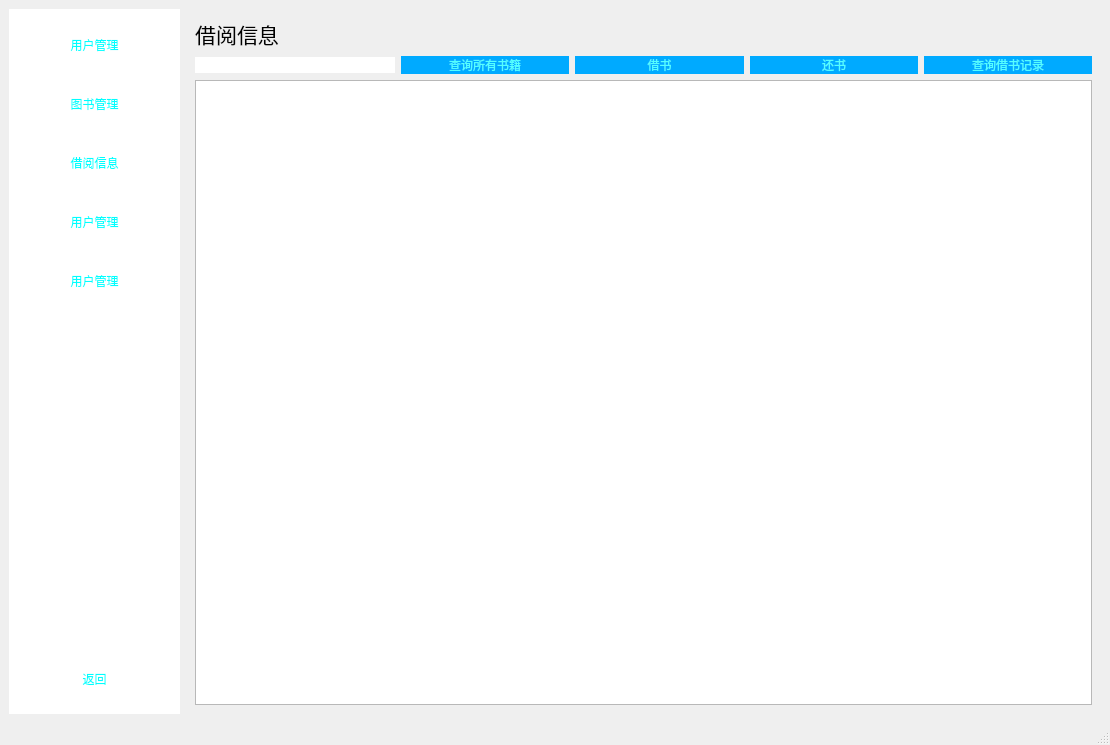
<?xml version="1.0" encoding="UTF-8"?>
<ui version="4.0">
 <class>MainWindow</class>
 <widget class="QMainWindow" name="MainWindow">
  <property name="geometry">
   <rect>
    <x>0</x>
    <y>0</y>
    <width>1110</width>
    <height>745</height>
   </rect>
  </property>
  <property name="windowTitle">
   <string>MainWindow</string>
  </property>
  <property name="styleSheet">
   <string notr="true">QToolButton
{
	width: 150;
	height:50;
	border-radius:1px;
	font: 16pt &quot;楷体&quot;;
	color: rgb(0, 255, 255);
}

QToolButton::hover
{
	
	color: rgb(0, 0, 0);
	
	background-color: rgb(255, 255, 255);
	
	border-color: rgb(0, 0, 0);
}

QToolButton::pressed,QToolButton::checked
{
	
	color: rgb(255, 0, 0);
}
QWidget#widget
{
	
	background-color: rgb(255, 255, 255);
}

QPushButton
{
	font: 16pt &quot;楷体&quot;;
	color:rgb(85, 255, 255);
	background-color: rgb(0, 170, 255);
	width:100px;
	heigh:40px;
	border-radius:10px;
}
QPushButton::pressed
{
	color: rgb(255, 0, 0);
}

QLineEdit
{
	border-radius:10px;
	font: 16pt &quot;楷体&quot;;
	border-widh:1px;
	border-stytle:solid;
}
QLabel#label_user
{
	font: 16pt &quot;楷体&quot;;
	color: rgb(0, 0, 0);
}
QLabel#label_book
{	
	font: 16pt &quot;楷体&quot;;
	color: rgb(0, 0, 0);
}
</string>
  </property>
  <widget class="QWidget" name="centralwidget">
   <layout class="QHBoxLayout" name="horizontalLayout_8">
    <item>
     <widget class="QWidget" name="widget" native="true">
      <property name="minimumSize">
       <size>
        <width>0</width>
        <height>0</height>
       </size>
      </property>
      <layout class="QVBoxLayout" name="verticalLayout">
       <item>
        <widget class="QToolButton" name="toolButton_user">
         <property name="text">
          <string>用户管理</string>
         </property>
         <property name="icon">
          <iconset>
           <normaloff>image/商务，营销.png</normaloff>image/商务，营销.png</iconset>
         </property>
         <property name="checkable">
          <bool>true</bool>
         </property>
         <property name="autoExclusive">
          <bool>true</bool>
         </property>
         <property name="toolButtonStyle">
          <enum>Qt::ToolButtonTextBesideIcon</enum>
         </property>
        </widget>
       </item>
       <item>
        <widget class="QToolButton" name="toolButton_book">
         <property name="text">
          <string>图书管理</string>
         </property>
         <property name="icon">
          <iconset>
           <normaloff>image/商务，营销.png</normaloff>image/商务，营销.png</iconset>
         </property>
         <property name="checkable">
          <bool>true</bool>
         </property>
         <property name="autoExclusive">
          <bool>true</bool>
         </property>
         <property name="toolButtonStyle">
          <enum>Qt::ToolButtonTextBesideIcon</enum>
         </property>
        </widget>
       </item>
       <item>
        <widget class="QToolButton" name="toolButton_borrow">
         <property name="text">
          <string>借阅信息</string>
         </property>
         <property name="icon">
          <iconset>
           <normaloff>image/商务，营销.png</normaloff>image/商务，营销.png</iconset>
         </property>
         <property name="checkable">
          <bool>true</bool>
         </property>
         <property name="autoExclusive">
          <bool>true</bool>
         </property>
         <property name="toolButtonStyle">
          <enum>Qt::ToolButtonTextBesideIcon</enum>
         </property>
        </widget>
       </item>
       <item>
        <widget class="QToolButton" name="toolButton_4">
         <property name="text">
          <string>用户管理</string>
         </property>
         <property name="icon">
          <iconset>
           <normaloff>image/商务，营销.png</normaloff>image/商务，营销.png</iconset>
         </property>
         <property name="checkable">
          <bool>true</bool>
         </property>
         <property name="autoExclusive">
          <bool>true</bool>
         </property>
         <property name="toolButtonStyle">
          <enum>Qt::ToolButtonTextBesideIcon</enum>
         </property>
        </widget>
       </item>
       <item>
        <widget class="QToolButton" name="toolButton_5">
         <property name="text">
          <string>用户管理</string>
         </property>
         <property name="icon">
          <iconset>
           <normaloff>image/商务，营销.png</normaloff>image/商务，营销.png</iconset>
         </property>
         <property name="checkable">
          <bool>true</bool>
         </property>
         <property name="autoExclusive">
          <bool>true</bool>
         </property>
         <property name="toolButtonStyle">
          <enum>Qt::ToolButtonTextBesideIcon</enum>
         </property>
        </widget>
       </item>
       <item>
        <spacer name="verticalSpacer">
         <property name="orientation">
          <enum>Qt::Vertical</enum>
         </property>
         <property name="sizeHint" stdset="0">
          <size>
           <width>20</width>
           <height>40</height>
          </size>
         </property>
        </spacer>
       </item>
       <item>
        <widget class="QToolButton" name="toolButton_back">
         <property name="text">
          <string>返回</string>
         </property>
        </widget>
       </item>
      </layout>
     </widget>
    </item>
    <item>
     <widget class="QStackedWidget" name="stackedWidget">
      <property name="currentIndex">
       <number>3</number>
      </property>
      <widget class="QWidget" name="page_welcome">
       <layout class="QVBoxLayout" name="verticalLayout_4">
        <item>
         <widget class="QLabel" name="label_2">
          <property name="sizePolicy">
           <sizepolicy hsizetype="Preferred" vsizetype="Preferred">
            <horstretch>0</horstretch>
            <verstretch>1</verstretch>
           </sizepolicy>
          </property>
          <property name="font">
           <font>
            <family>华文琥珀</family>
            <pointsize>80</pointsize>
           </font>
          </property>
          <property name="styleSheet">
           <string notr="true"/>
          </property>
          <property name="text">
           <string>Welcome</string>
          </property>
          <property name="alignment">
           <set>Qt::AlignCenter</set>
          </property>
         </widget>
        </item>
        <item>
         <widget class="PlotWidget" name="widget_plot" native="true">
          <property name="sizePolicy">
           <sizepolicy hsizetype="Preferred" vsizetype="Preferred">
            <horstretch>0</horstretch>
            <verstretch>3</verstretch>
           </sizepolicy>
          </property>
         </widget>
        </item>
       </layout>
      </widget>
      <widget class="QWidget" name="page_user">
       <layout class="QHBoxLayout" name="horizontalLayout_4">
        <item>
         <layout class="QVBoxLayout" name="verticalLayout_2">
          <item>
           <layout class="QHBoxLayout" name="horizontalLayout_3">
            <item>
             <widget class="QLabel" name="label_user">
              <property name="font">
               <font>
                <family>楷体</family>
                <pointsize>16</pointsize>
                <weight>50</weight>
                <italic>false</italic>
                <bold>false</bold>
               </font>
              </property>
              <property name="text">
               <string>用户管理</string>
              </property>
             </widget>
            </item>
            <item>
             <spacer name="horizontalSpacer_2">
              <property name="orientation">
               <enum>Qt::Horizontal</enum>
              </property>
              <property name="sizeHint" stdset="0">
               <size>
                <width>40</width>
                <height>20</height>
               </size>
              </property>
             </spacer>
            </item>
           </layout>
          </item>
          <item>
           <layout class="QHBoxLayout" name="horizontalLayout_2">
            <item>
             <widget class="QLineEdit" name="lineEdit_user">
              <property name="maximumSize">
               <size>
                <width>200</width>
                <height>16777215</height>
               </size>
              </property>
             </widget>
            </item>
            <item>
             <widget class="QPushButton" name="pushButton_query_user">
              <property name="text">
               <string>查询</string>
              </property>
              <property name="checkable">
               <bool>true</bool>
              </property>
              <property name="autoExclusive">
               <bool>true</bool>
              </property>
             </widget>
            </item>
            <item>
             <widget class="QPushButton" name="pushButton_modify_user">
              <property name="text">
               <string>修改</string>
              </property>
              <property name="checkable">
               <bool>true</bool>
              </property>
              <property name="autoExclusive">
               <bool>true</bool>
              </property>
             </widget>
            </item>
            <item>
             <widget class="QPushButton" name="pushButton_delete_user">
              <property name="text">
               <string>删除</string>
              </property>
              <property name="checkable">
               <bool>true</bool>
              </property>
              <property name="autoExclusive">
               <bool>true</bool>
              </property>
             </widget>
            </item>
            <item>
             <widget class="QPushButton" name="pushButton_modify_pwd">
              <property name="minimumSize">
               <size>
                <width>150</width>
                <height>0</height>
               </size>
              </property>
              <property name="text">
               <string>修改密码</string>
              </property>
             </widget>
            </item>
            <item>
             <spacer name="horizontalSpacer">
              <property name="orientation">
               <enum>Qt::Horizontal</enum>
              </property>
              <property name="sizeHint" stdset="0">
               <size>
                <width>40</width>
                <height>20</height>
               </size>
              </property>
             </spacer>
            </item>
           </layout>
          </item>
          <item>
           <widget class="QTableView" name="tableView_user">
            <property name="editTriggers">
             <set>QAbstractItemView::NoEditTriggers</set>
            </property>
            <property name="selectionMode">
             <enum>QAbstractItemView::SingleSelection</enum>
            </property>
            <property name="selectionBehavior">
             <enum>QAbstractItemView::SelectRows</enum>
            </property>
           </widget>
          </item>
         </layout>
        </item>
       </layout>
      </widget>
      <widget class="QWidget" name="page_book">
       <layout class="QHBoxLayout" name="horizontalLayout_7">
        <item>
         <layout class="QVBoxLayout" name="verticalLayout_3">
          <item>
           <layout class="QHBoxLayout" name="horizontalLayout_5">
            <item>
             <widget class="QLabel" name="label_book">
              <property name="font">
               <font>
                <family>楷体</family>
                <pointsize>16</pointsize>
                <weight>50</weight>
                <italic>false</italic>
                <bold>false</bold>
               </font>
              </property>
              <property name="text">
               <string>图书管理</string>
              </property>
              <property name="alignment">
               <set>Qt::AlignCenter</set>
              </property>
             </widget>
            </item>
            <item>
             <spacer name="horizontalSpacer_3">
              <property name="orientation">
               <enum>Qt::Horizontal</enum>
              </property>
              <property name="sizeHint" stdset="0">
               <size>
                <width>40</width>
                <height>20</height>
               </size>
              </property>
             </spacer>
            </item>
           </layout>
          </item>
          <item>
           <layout class="QHBoxLayout" name="horizontalLayout_6">
            <item>
             <widget class="QLineEdit" name="lineEdit_book">
              <property name="maximumSize">
               <size>
                <width>200</width>
                <height>16777215</height>
               </size>
              </property>
             </widget>
            </item>
            <item>
             <widget class="QPushButton" name="pushButton_add_book">
              <property name="text">
               <string>增</string>
              </property>
              <property name="checkable">
               <bool>true</bool>
              </property>
              <property name="autoExclusive">
               <bool>true</bool>
              </property>
             </widget>
            </item>
            <item>
             <widget class="QPushButton" name="pushButton_delete_book">
              <property name="text">
               <string>删</string>
              </property>
              <property name="checkable">
               <bool>true</bool>
              </property>
              <property name="autoExclusive">
               <bool>true</bool>
              </property>
             </widget>
            </item>
            <item>
             <widget class="QPushButton" name="pushButton_modify_book">
              <property name="text">
               <string>改</string>
              </property>
              <property name="checkable">
               <bool>true</bool>
              </property>
              <property name="autoExclusive">
               <bool>true</bool>
              </property>
             </widget>
            </item>
            <item>
             <widget class="QPushButton" name="pushButton_query_book">
              <property name="text">
               <string>查</string>
              </property>
              <property name="checkable">
               <bool>true</bool>
              </property>
              <property name="autoExclusive">
               <bool>true</bool>
              </property>
             </widget>
            </item>
            <item>
             <widget class="QPushButton" name="pushButton_add_all">
              <property name="text">
               <string>批量导入</string>
              </property>
             </widget>
            </item>
           </layout>
          </item>
          <item>
           <widget class="QTableView" name="tableView_book">
            <property name="editTriggers">
             <set>QAbstractItemView::NoEditTriggers</set>
            </property>
            <property name="selectionMode">
             <enum>QAbstractItemView::SingleSelection</enum>
            </property>
            <property name="selectionBehavior">
             <enum>QAbstractItemView::SelectRows</enum>
            </property>
           </widget>
          </item>
         </layout>
        </item>
       </layout>
      </widget>
      <widget class="QWidget" name="page_borrow">
       <layout class="QHBoxLayout" name="horizontalLayout">
        <item>
         <layout class="QVBoxLayout" name="verticalLayout_10">
          <item>
           <layout class="QHBoxLayout" name="horizontalLayout_9">
            <item>
             <widget class="QLabel" name="label_book_8">
              <property name="font">
               <font>
                <family>楷体</family>
                <pointsize>16</pointsize>
                <weight>50</weight>
                <italic>false</italic>
                <bold>false</bold>
               </font>
              </property>
              <property name="text">
               <string>借阅信息</string>
              </property>
              <property name="alignment">
               <set>Qt::AlignCenter</set>
              </property>
             </widget>
            </item>
            <item>
             <spacer name="horizontalSpacer_10">
              <property name="orientation">
               <enum>Qt::Horizontal</enum>
              </property>
              <property name="sizeHint" stdset="0">
               <size>
                <width>40</width>
                <height>20</height>
               </size>
              </property>
             </spacer>
            </item>
           </layout>
          </item>
          <item>
           <layout class="QHBoxLayout" name="horizontalLayout_22">
            <item>
             <widget class="QLineEdit" name="lineEdit_book_borrow">
              <property name="maximumSize">
               <size>
                <width>200</width>
                <height>16777215</height>
               </size>
              </property>
             </widget>
            </item>
            <item>
             <widget class="QPushButton" name="pushButton_query_all">
              <property name="text">
               <string>查询所有书籍</string>
              </property>
             </widget>
            </item>
            <item>
             <widget class="QPushButton" name="pushButton_borrow">
              <property name="text">
               <string>借书</string>
              </property>
              <property name="checkable">
               <bool>true</bool>
              </property>
              <property name="autoExclusive">
               <bool>true</bool>
              </property>
             </widget>
            </item>
            <item>
             <widget class="QPushButton" name="pushButton_return">
              <property name="text">
               <string>还书</string>
              </property>
              <property name="checkable">
               <bool>true</bool>
              </property>
              <property name="autoExclusive">
               <bool>true</bool>
              </property>
             </widget>
            </item>
            <item>
             <widget class="QPushButton" name="pushButton_query">
              <property name="text">
               <string>查询借书记录</string>
              </property>
              <property name="checkable">
               <bool>true</bool>
              </property>
              <property name="autoExclusive">
               <bool>true</bool>
              </property>
             </widget>
            </item>
           </layout>
          </item>
          <item>
           <widget class="QTableView" name="tableView_borrow">
            <property name="editTriggers">
             <set>QAbstractItemView::NoEditTriggers</set>
            </property>
            <property name="selectionMode">
             <enum>QAbstractItemView::SingleSelection</enum>
            </property>
            <property name="selectionBehavior">
             <enum>QAbstractItemView::SelectRows</enum>
            </property>
           </widget>
          </item>
         </layout>
        </item>
       </layout>
      </widget>
     </widget>
    </item>
   </layout>
  </widget>
  <widget class="QStatusBar" name="statusbar"/>
 </widget>
 <customwidgets>
  <customwidget>
   <class>PlotWidget</class>
   <extends>QWidget</extends>
   <header>pyqtgraph/core</header>
   <container>1</container>
  </customwidget>
 </customwidgets>
 <resources>
  <include location="resource.qrc"/>
 </resources>
 <connections/>
</ui>
